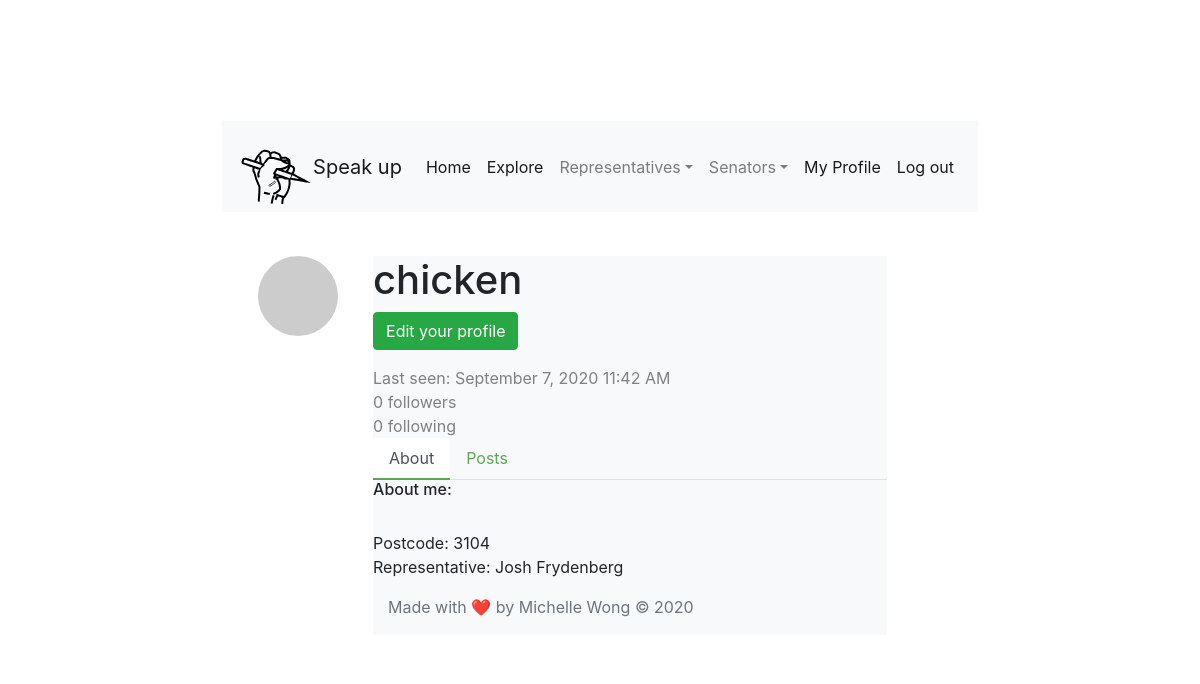
/user/chicken (signed in), run on the app's committed database.
### app/models.py (models this page shows, shortened)
class User(UserMixin, db.Model):
    id = db.Column(db.Integer, primary_key=True)
    username = db.Column(db.String(64), index=True, unique=True)
    email = db.Column(db.String(120), index=True, unique=True)
    password_hash = db.Column(db.String(128))
    posts = db.relationship('Post', backref='author', lazy='dynamic')
    about_me = db.Column(db.String(140))
    representative = db.Column(db.String(100))
    constituency = db.Column(db.String(100))
    postcode = db.Column(db.String(64))
    last_seen = db.Column(db.DateTime, default=datetime.utcnow)
    followed = db.relationship(
        'User', secondary=followers,
        primaryjoin=(followers.c.follower_id == id),
        secondaryjoin=(followers.c.followed_id == id),
        backref=db.backref('followers', lazy='dynamic'), lazy='dynamic')
    def avatar(self, size):
        digest = md5(self.email.lower().encode('utf-8')).hexdigest()
        return 'https://www.gravatar.com/avatar/{}?d=identicon&s={}'.format(
            digest, size)

### app/routes.py (the view)
@app.route('/user/<username>')
@login_required
def user(username):
    user = User.query.filter_by(username=username).first_or_404()
    page = request.args.get('page', 1, type=int)
    posts = user.posts.order_by(Post.timestamp.desc()).paginate(
        page, 3, False)
    next_url = url_for('user', username=user.username, page=posts.next_num) \
        if posts.has_next else None
    prev_url = url_for('user', username=user.username, page=posts.prev_num) \
        if posts.has_prev else None
    form = EmptyForm()
    return render_template('usertest.html', user=user, posts=posts.items,
                           next_url=next_url, prev_url=prev_url, form=form)

### app/models.py (called while the page is built)
@login.user_loader
def load_user(id):
    return User.query.get(int(id))

### app/routes.py (called while the page is built)
@app.before_request
def before_request():
    if current_user.is_authenticated:
        current_user.last_seen = datetime.utcnow()
        db.session.commit()
    g.locale = str(get_locale())

### app/templates/usertest.html (shortened to what this page needs)
{% extends "navbar.html" %}
{% block content %}
<link rel="stylesheet" href="https://stackpath.bootstrapcdn.com/bootstrap/4.5.2/css/bootstrap.min.css">
<div class="container emp-profile">
    <div class="row">
      <div class="col-md-2">
        <div class="profile-img">
          <img class ="profile" src="{{ user.avatar(128) }}">
        </div>
      </div>
      <div class="col-md-9">
        <div class="profile-head">
          <h1>
              {{ user.username }}
          </h1>
          {% if user == current_user %}
                        <p>
                          <a class="btn btn-success" href="{{ url_for('edit_profile') }}" role="button">Edit your profile</a>
                        {% endif %}
          <table>
          <p class="proile-rating">{% if user.last_seen %}Last seen: {{ moment(user.last_seen).format('LLL') }} {% endif %}</p>
          <p class="proile-rating">{{ user.followers.count() }} followers</p>
          <p class="proile-rating">{{ user.followed.count() }} following</p>
          <ul class="nav nav-tabs" id="myTab" role="tablist">
            <li class="nav-item">
              <a class="nav-link active" id="home-tab" data-toggle="tab" href="#home" role="tab" aria-controls="home" aria-selected="true">About</a>
            </li>
            <li class="nav-item">
              <a class="nav-link" id="profile-tab" data-toggle="tab" href="#profile" role="tab" aria-controls="profile" aria-selected="false">Posts</a>
            </li>
          </ul>
        </div>
      </div>
    </div>
    <div class="row">
      <div class="col-md-12">
        <div class="tab-content profile-tab" id="myTabContent">
          <div class="tab-pane fade show active" id="home" role="tabpanel" aria-labelledby="home-tab">
            <h6>About me: </h6>
            <br> Postcode: {{user.postcode}}
            <br> Representative: {{user.representative}}
              </div>
            </div>
          </div>
        </div>
      </div>
    </div>
{% endblock %}

### app/css/file.css (style rules this page uses)
html, body { height: 100%; }

### app/templates/usertest.html (style rules this page uses)
.profile { border-radius: 50%; margin-left: auto; margin-right: auto; }
.emp-profile { padding: 3%; margin-top: 3%; margin-bottom: 3%; border-radius: 0.5rem; background: #fff; }
.profile-img { text-align: center; }
.profile-head { background-color: #F8F9FA; }
.proile-rating { font-size: 16px; color: #818182; margin: 0px; }
.profile-head .nav-tabs { margin-bottom: 0%; }
.profile-head .nav-tabs .nav-link { font-weight: 400; border: none; }
.profile-head .nav-tabs .nav-link.active { border: none; border-bottom: 2px solid #5EA656; }
p { margin: 0 }
.nav-tabs > li > a { color: #5EA656; }
.nav-tabs { width: 100%; }

### data on the page
User: username "chicken", last_seen "September 7, 2020 11:42 AM", postcode "3104", representative "Josh Frydenberg"

### other printed values
{{ user.followers.count() }} "0"
{{ user.followed.count() }} "0"
